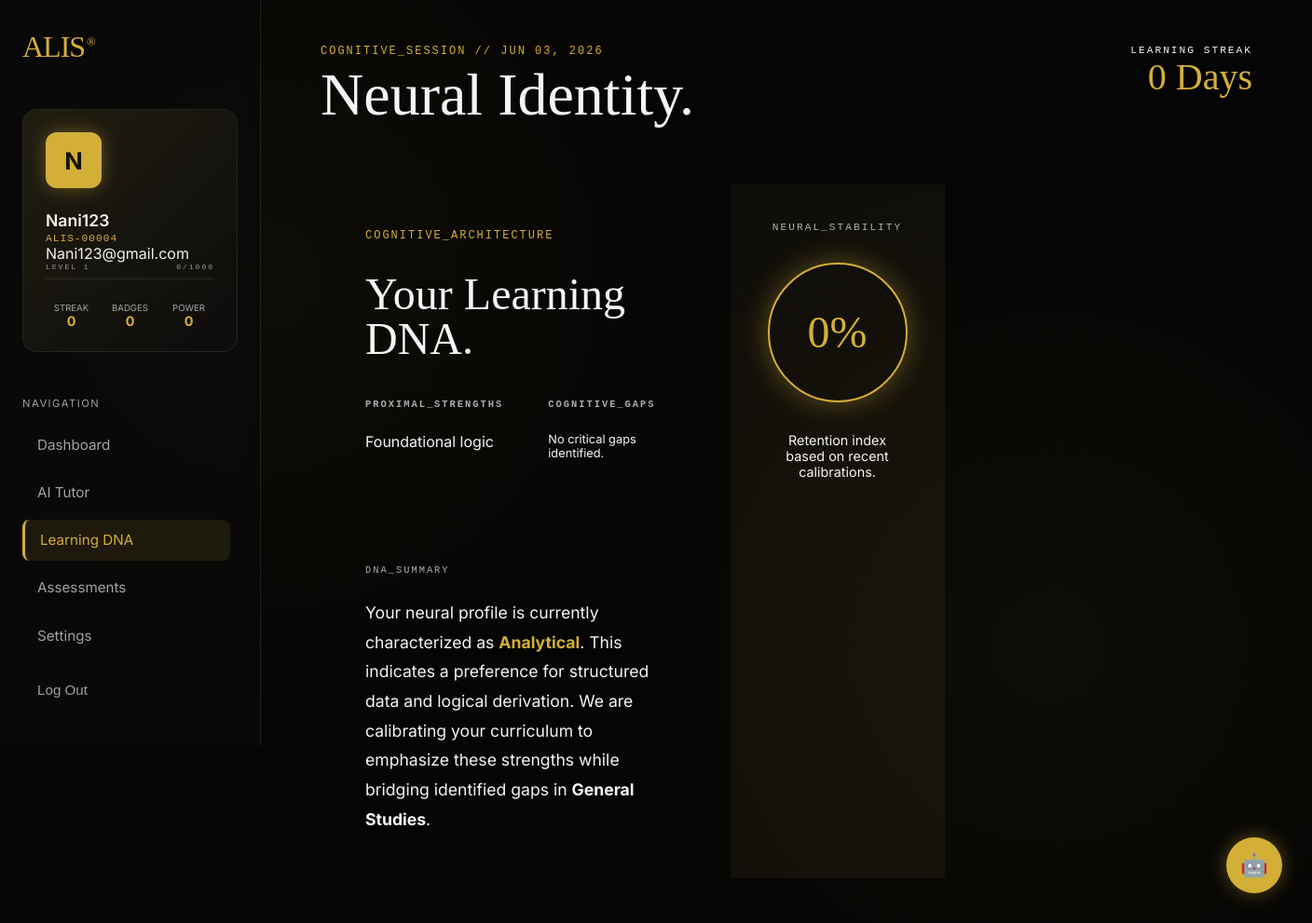
The page /learning-dna/ (signed in) on the database its author committed.
### alis_app/models.py (models this page shows)
class User(AbstractUser):
    email = models.EmailField(unique=True)
    ROLE_CHOICES = (
        ('student', 'Student'),
        ('teacher', 'Teacher'),
        ('admin', 'Admin'),
        ('owner', 'Owner (Super Admin)'),
    )
    role = models.CharField(max_length=10, choices=ROLE_CHOICES, default='student')
    USERNAME_FIELD = 'email'
    REQUIRED_FIELDS = ['username']
    level = models.CharField(max_length=20, default='Weak', null=True, blank=True)
    last_quiz_score = models.IntegerField(null=True, blank=True)
    last_subject = models.CharField(max_length=50, null=True, blank=True)
    easy_accuracy = models.IntegerField(null=True, blank=True)
    medium_accuracy = models.IntegerField(null=True, blank=True)
    hard_accuracy = models.IntegerField(null=True, blank=True)
    weak_areas = models.JSONField(default=list, null=True, blank=True)
    risk_score = models.FloatField(default=0.0) # 0 to 100
    learning_speed = models.FloatField(default=0.0) # percentage or rate
    retention_score = models.FloatField(default=0.0) # 0 to 100
    learning_trend = models.JSONField(default=list) # [{date, score}]
    learning_dna = models.CharField(max_length=100, default="Analytical")
    xp = models.IntegerField(default=0)
    total_xp = models.IntegerField(default=0)
    user_level = models.IntegerField(default=1)
    badges = models.JSONField(default=list, null=True, blank=True)
    streak_days = models.IntegerField(default=0)
    last_activity_date = models.DateField(null=True, blank=True)
    technical_readiness = models.FloatField(default=0.0)
    aptitude_readiness = models.FloatField(default=0.0)
    communication_readiness = models.FloatField(default=0.0)
    def __str__(self):
        return f"{self.first_name or self.username} ({self.role})"

### alis_app/views.py (the view)
# urls.py: path('learning-dna/', views.learning_dna_view, name='learning_dna'),
@login_required
def learning_dna_view(request):
    return render(request, 'alis_app/learning_dna.html')

### alis_app/templatetags/auth_extras.py (called while the page is built)
@register.filter(name='split_email')
def split_email(value):
    if not value:
        return ""
    return value.split('@')[0]

### alis_app/templates/alis_app/learning_dna.html (shortened to what this page needs)
{% extends 'alis_app/base.html' %}
{% load static %}
{% block header_title %}Neural Identity. {% endblock %}
{% block content %}
<div class="dashboard-grid">
    <section class="col-8">
        <div class="glass-panel border-glow" style="padding: 3rem;">
            <div class="text-mono" style="margin-bottom: 2rem; color: var(--gold-primary);">COGNITIVE_ARCHITECTURE</div>
            <h2 class="h-editorial" style="font-size: 3rem; margin-bottom: 2.5rem;">Your Learning DNA.</h2>
            <div style="display: grid; grid-template-columns: 1fr 1fr; gap: 3rem;">
                <div>
                    <h4 class="text-mono" style="font-size: 0.65rem; margin-bottom: 1.5rem; opacity: 0.7;">PROXIMAL_STRENGTHS</h4>
                    <div style="display: flex; flex-wrap: wrap; gap: 0.75rem;">
                        {% for area in user.weak_areas|slice:":4" %}
                             <span class="dna-badge badge-strength">Analytical thinking</span>
                             <span class="dna-badge badge-strength">Pattern Recognition</span>
                        {% empty %}
                             <span class="dna-badge badge-strength">Foundational logic</span>
                        {% endfor %}
                    </div>
                </div>
                <div>
                    <h4 class="text-mono" style="font-size: 0.65rem; margin-bottom: 1.5rem; opacity: 0.7;">COGNITIVE_GAPS</h4>
                    <div style="display: flex; flex-wrap: wrap; gap: 0.75rem;">
                        {% for area in user.weak_areas %}
                            <span class="dna-badge badge-gap">{{ area }}</span>
                        {% empty %}
                            <span class="text-muted" style="font-size: 0.8rem;">No critical gaps identified.</span>
                        {% endfor %}
                    </div>
                </div>
            </div>
            <div style="margin-top: 4rem; padding-top: 3rem; border-top: 1px solid var(--border-dim);">
                <div class="text-mono" style="font-size: 0.65rem; margin-bottom: 1.5rem; opacity: 0.7;">DNA_SUMMARY</div>
                <p class="text-muted" style="font-size: 1.1rem; line-height: 1.8;">
                    Your neural profile is currently characterized as <strong style="color: var(--gold-primary);">{{ user.learning_dna|default:"Analytical" }}</strong>.
                    This indicates a preference for structured data and logical derivation. We are calibrating your curriculum to emphasize these strengths while bridging identified gaps in <strong>{{ user.last_subject|default:"General Studies" }}</strong>.
                </p>
            </div>
        </div>
    </section>
    <section class="col-4">
        <div class="glass-panel border-glow" style="padding: 2.5rem; text-align: center; background: rgba(229, 192, 94, 0.05); height: 100%;">
            <div class="text-mono" style="font-size: 0.7rem; margin-bottom: 2rem; opacity: 0.7;">NEURAL_STABILITY</div>
            <div style="width: 150px; height: 150px; margin: 0 auto; border: 2px solid var(--gold-primary); border-radius: 50%; display: flex; align-items: center; justify-content: center; box-shadow: 0 0 30px var(--gold-glow);">
                <div class="h-editorial" style="font-size: 3rem; color: var(--gold-primary);">{{ user.retention_score|floatformat:0 }}%</div>
            </div>
            <p class="text-muted" style="margin-top: 2rem; font-size: 0.9rem;">Retention index based on recent calibrations.</p>
        </div>
    </section>
</div>
{% endblock %}

### alis_app/templates/alis_app/base.html (shortened to what this page needs)
{% load static auth_extras %}
<!DOCTYPE html>
<html lang="en">
<head>
    <link rel="stylesheet" href="{% static 'alis_app/css/premium_theme.css' %}">
</head>
<body class="animate-in">
    <div class="bg-mesh"></div>
    <div class="app-layout">
        <aside class="sidebar border-glow">
            <div class="sidebar-logo" onclick="window.location.href='{% url 'dashboard' %}'">ALIS<span>®</span></div>
            <div class="sidebar-user-card" style="margin-bottom: 2rem;">
                <div class="user-avatar" style="margin-bottom: 1.5rem; width: 60px; height: 60px; font-size: 1.6rem;">
                    {{ user.first_name|default:user.username|slice:":1"|upper }}
                </div>
                <div class="user-info-name">{{ user.first_name|default:user.username|split_email }}</div>
                <div class="user-info-id">ALIS-{{ user.id|stringformat:"05d" }}</div>
                <div class="user-info-email">{{ user.email }}</div>
                <div style="display: flex; justify-content: space-between; align-items: center; margin-bottom: 0.4rem;">
                    <div class="text-mono" style="font-size: 0.5rem; opacity: 0.6;">LEVEL {{ user.user_level|default:1 }}</div>
                    <div class="text-mono" style="font-size: 0.5rem; opacity: 0.6;">{{ user.xp|default:0 }}/1000</div>
                </div>
                <div class="xp-bar-container" style="height: 3px; margin-bottom: 1.5rem;">
                </div>
                <div class="user-mini-stats">
                    <div class="mini-stat-item">
                        <div class="mini-stat-label">Streak</div>
                        <div class="mini-stat-value">{{ user.streak_days|default:0 }}</div>
                    </div>
                    <div class="mini-stat-item">
                        <div class="mini-stat-label">Badges</div>
                        <div class="mini-stat-value">{{ user.badges|length|default:0 }}</div>
                    </div>
                    <div class="mini-stat-item">
                        <div class="mini-stat-label">Power</div>
                        <div class="mini-stat-value">{{ user.last_quiz_score|default:0 }}</div>
                    </div>
                </div>
            </div>
            <nav class="nav-group" style="overflow-y: auto; flex: 1; padding-right: 0.5rem; margin-bottom: 0;">
                {% if user.role == 'student' %}
                    <div class="nav-label">Navigation</div>
                    <a href="{% url 'dashboard' %}" class="nav-item {% if request.resolver_match.url_name == 'dashboard' %}active{% endif %}">Dashboard</a>
                    <a href="{% url 'ai_tutor' %}" class="nav-item {% if request.resolver_match.url_name == 'ai_tutor' %}active{% endif %}">AI Tutor</a>
                    <a href="{% url 'learning_dna' %}" class="nav-item {% if request.resolver_match.url_name == 'learning_dna' %}active{% endif %}">Learning DNA</a>
                    <a href="{% url 'quiz' %}" class="nav-item {% if request.resolver_match.url_name == 'quiz' %}active{% endif %}">Assessments</a>
                {% endif %}
            </nav>
            <div style="margin-top: auto; display: flex; flex-direction: column; gap: 0.5rem;">
                <a href="{% url 'settings' %}" class="nav-item {% if request.resolver_match.url_name == 'settings' %}active{% endif %}">Settings</a>
                <form action="{% url 'logout' %}" method="post">
                    <button type="submit" class="nav-item" style="width: 100%; border: none; background: none; cursor: pointer; text-align: left; padding: 0.8rem 1rem;">
                        Log Out
                    </button>
                </form>
            </div>
        </aside>
        <main class="main-wrapper">
            {% block header %}
            <header class="app-header">
                <div>
                    <div class="text-mono" style="color: var(--gold-primary); margin-bottom: 0.5rem;">Cognitive_Session // {% now "M d, Y" %}</div>
                    <h1 class="h-editorial" style="font-size: 4rem; margin-top: 0.5rem;">{% block header_title %}Welcome back.{% endblock %}</h1>
                </div>
                <div style="text-align: right;">
                    <div class="text-mono" style="color: var(--text-muted); font-size: 0.7rem;">Learning Streak</div>
                    <div class="h-editorial" style="font-size: 2.5rem; color: var(--gold-primary); margin-top: 0.2rem;">{{ user.streak_days|default:0 }} Days</div>
                </div>
            </header>
            {% endblock %}
            {% block content %}{% endblock %}
        </main>
    </div>
    {% include 'alis_app/ai_assistant_widget.html' %}
</body>
</html>

### alis_app/static/alis_app/css/premium_theme.css (style rules this page uses)
:root { --bg-black: #050505; --bg-card: rgba(15, 15, 15, 0.7); --gold-primary: #D4AF37; --gold-secondary: #FFD700; --gold-glow: rgba(212, 175, 55, 0.4); --text-primary: #F5F5F7; --text-secondary: #A1A1A6; --border-glass: rgba(255, 255, 255, 0.1); --border-gold: rgba(212, 175, 55, 0.3); --glass-blur: blur(20px); }
* { margin: 0; padding: 0; box-sizing: border-box; }
body { background-color: var(--bg-black); color: var(--text-primary); font-family: 'Inter', -apple-system, BlinkMacSystemFont, sans-serif; overflow-x: hidden; -webkit-font-smoothing: antialiased; }
.bg-mesh { position: fixed; top: 0; left: 0; width: 100%; height: 100%; z-index: -1; background: radial-gradient(circle at 20% 30%, rgba(212, 175, 55, 0.05) 0%, transparent 40%), radial-gradient(circle at 80% 70%, rgba(212, 175, 55, 0.05) 0%, transparent 40%); }
.app-layout { display: flex; min-height: 100vh; }
.sidebar { width: 280px; height: 100vh; position: fixed; background: rgba(10, 10, 10, 0.8); backdrop-filter: var(--glass-blur); border-right: 1px solid var(--border-glass); padding: 2rem 1.5rem; display: flex; flex-direction: column; z-index: 100; }
.sidebar-logo { font-family: 'Instrument Serif', serif; font-size: 2rem; color: var(--gold-primary); margin-bottom: 3rem; letter-spacing: -1px; cursor: pointer; }
.sidebar-logo span { font-size: 0.8rem; vertical-align: super; margin-left: 2px; }
.sidebar-user-card { background: var(--bg-card); border: 1px solid var(--border-glass); border-radius: 16px; padding: 1.5rem; margin-bottom: 2rem; position: relative; overflow: hidden; }
.sidebar-user-card::before { content: ''; position: absolute; top: 0; left: 0; width: 100%; height: 100%; background: linear-gradient(135deg, rgba(212, 175, 55, 0.1) 0%, transparent 100%); pointer-events: none; }
.user-avatar { width: 50px; height: 50px; background: var(--gold-primary); border-radius: 12px; display: flex; align-items: center; justify-content: center; font-weight: 700; color: var(--bg-black); font-size: 1.2rem; margin-bottom: 1rem; box-shadow: 0 0 20px var(--gold-glow); }
.user-info-name { font-weight: 600; font-size: 1.1rem; margin-bottom: 0.2rem; }
.user-info-id { font-size: 0.7rem; color: var(--gold-primary); font-family: 'Courier New', Courier, monospace; letter-spacing: 1px; }
.nav-label { font-size: 0.7rem; text-transform: uppercase; color: var(--text-secondary); letter-spacing: 1.5px; margin-bottom: 1rem; margin-top: 1rem; }
.nav-item { display: block; padding: 0.8rem 1rem; color: var(--text-secondary); text-decoration: none; border-radius: 8px; margin-bottom: 0.4rem; transition: all 0.3s ease; font-size: 0.95rem; }
.nav-item.active { background: rgba(212, 175, 55, 0.1); color: var(--gold-primary); border-left: 3px solid var(--gold-primary); }
.main-wrapper { flex: 1; margin-left: 280px; padding: 3rem 4rem; min-height: 100vh; }
.app-header { display: flex; justify-content: space-between; align-items: flex-start; margin-bottom: 4rem; }
.h-editorial { font-family: 'Instrument Serif', serif; font-weight: 400; line-height: 1; }
.text-mono { font-family: 'Courier New', Courier, monospace; text-transform: uppercase; letter-spacing: 2px; font-size: 0.75rem; }
.dashboard-grid { display: grid; grid-template-columns: repeat(12, 1fr); gap: 2rem; }
.xp-bar-container { background: rgba(255, 255, 255, 0.05); border-radius: 10px; height: 4px; width: 100%; overflow: hidden; }
.user-mini-stats { display: grid; grid-template-columns: repeat(3, 1fr); gap: 0.5rem; margin-top: 1rem; }
.mini-stat-item { text-align: center; }
.mini-stat-label { font-size: 0.6rem; color: var(--text-secondary); text-transform: uppercase; }
.mini-stat-value { font-weight: 700; color: var(--gold-primary); font-size: 0.9rem; }
.animate-in { animation: fadeIn 0.8s cubic-bezier(0.16, 1, 0.3, 1) forwards; }

### rows shown on the page
User: first_name "N", first_name|split_email "Nani123", id "00004", email "Nani123@gmail.com", user_level "1", xp "0", streak_days "0", badges|length "0", last_quiz_score "0", learning_dna "Analytical", last_subject "General Studies", retention_score "0"
